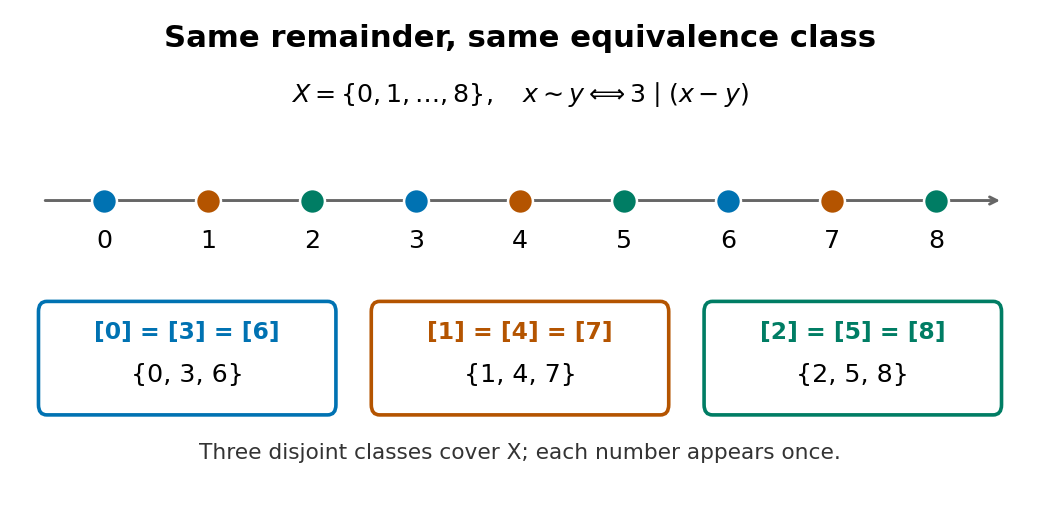

Reproduce this figure in Python.
"""Draw finite modulo-three classes; run from _media with Python 3.14.

Uses the repository's matplotlib dependency and writes a PNG to the cwd.
"""

from pathlib import Path

import matplotlib

matplotlib.use("Agg")
import matplotlib.pyplot as plt
from matplotlib.patches import FancyBboxPatch


def main():
    colors = ["#0072B2", "#B45400", "#007D64"]
    fig, ax = plt.subplots(figsize=(8, 3.9), dpi=130, facecolor="white")
    ax.set(xlim=(-0.8, 8.8), ylim=(-2.35, 1.55))
    ax.axis("off")
    ax.text(4, 1.22, "Same remainder, same equivalence class", ha="center",
            fontsize=17, weight="bold")
    ax.text(4, 0.78, r"$X=\{0,1,\ldots,8\},\quad x\sim y\Longleftrightarrow 3\mid(x-y)$",
            ha="center", fontsize=14)
    ax.annotate("", xy=(8.65, 0), xytext=(-0.6, 0),
                arrowprops={"arrowstyle": "->", "color": "#666666", "lw": 1.6})
    for n in range(9):
        ax.scatter(n, 0, s=190, color=colors[n % 3], edgecolor="white",
                   linewidth=1.4, zorder=3)
        ax.text(n, -0.38, str(n), ha="center", fontsize=14)
    for r, x in enumerate((0.8, 4, 7.2)):
        ax.add_patch(FancyBboxPatch((x-1.35, -1.62), 2.7, 0.74,
                     boxstyle="round,pad=0.08", edgecolor=colors[r],
                     facecolor="white", linewidth=2))
        ax.text(x, -1.10, f"[{r}] = [{r+3}] = [{r+6}]", ha="center",
                fontsize=13, color=colors[r], weight="bold")
        ax.text(x, -1.44, "{" + ", ".join(str(n) for n in range(r, 9, 3)) + "}",
                ha="center", fontsize=14)
    ax.text(4, -2.05, "Three disjoint classes cover X; each number appears once.",
            ha="center", fontsize=12, color="#333333")
    fig.subplots_adjust(left=0.02, right=0.98, top=0.99, bottom=0.02)
    fig.savefig(Path("equivalence-classes-modulo-three.png"),
                facecolor="white", transparent=False)
    plt.close(fig)


if __name__ == "__main__":
    main()
